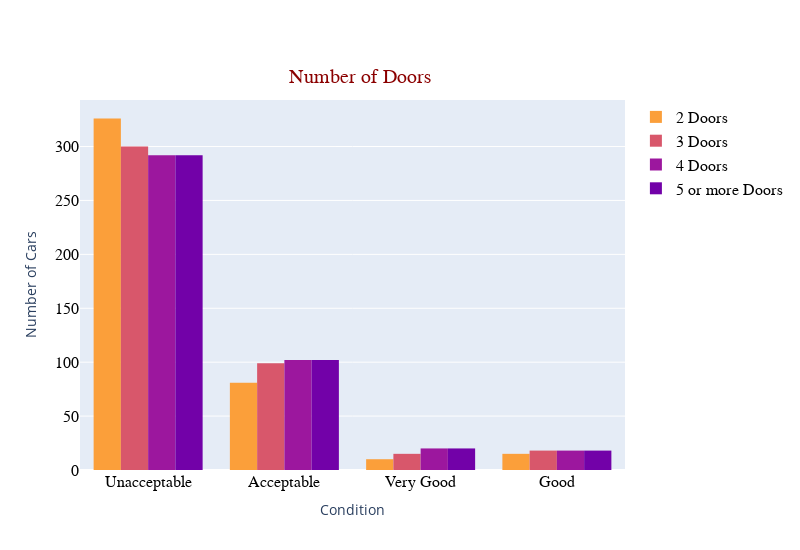

This figure's notebook cell:
### Code cell
fg = go.Figure(layout=go.Layout(height=550, width=800))

fg.add_trace(go.Histogram(x=car_df.loc[car_df.NumDoors=="2", "Class"],
                           name = "2 Doors",
                           marker=dict(color="#fb9f3a")))
fg.add_trace(go.Histogram(x=car_df.loc[car_df.NumDoors=="3", "Class"],
                           name = "3 Doors",
                           marker=dict(color="#d8576b")))
fg.add_trace(go.Histogram(x=car_df.loc[car_df.NumDoors=="4", "Class"],
                           name = "4 Doors",
                           marker=dict(color="#9c179e")))
fg.add_trace(go.Histogram(x=car_df.loc[car_df.NumDoors=="5more", "Class"],
                           name = "5 or more Doors",
                           marker=dict(color="#7201a8")))

fg.update_xaxes(title_text="Condition", 
                 showticklabels=True, 
                 tickmode="array",
                 tickvals=["unacc", "acc", "good", "vgood"],
                 ticktext=["Unacceptable", "Acceptable", "Good", "Very Good"],
                 tickfont=dict(family="Arial", size=16, color="black"))

fg.update_yaxes(title_text="Number of Cars", tickfont=dict(family="Arial", size=16, color="black"))

fg.update_layout(legend = dict(font = dict(family = "Arial", size = 16, color="black")),
                 title_text = 'Number of Doors',
                 title_font = dict(size=20, family='Arial', color='darkred'),
                 title_x=0.45,
                 title_y=0.875)

fg.show()

### Figure 1 — Plotly figure (JSON) as saved in the notebook; plotly's stock layout.template omitted (floating-point values rounded to 4 significant figures; data arrays with more than 128 entries replaced by an {"elided": "..."} marker saying what was removed)
{"data": [{"marker": {"color": "#fb9f3a"}, "name": "2 Doors", "type": "histogram", "x": {"elided": "432 str values"}}, {"marker": {"color": "#d8576b"}, "name": "3 Doors", "type": "histogram", "x": {"elided": "432 str values"}}, {"marker": {"color": "#9c179e"}, "name": "4 Doors", "type": "histogram", "x": {"elided": "432 str values"}}, {"marker": {"color": "#7201a8"}, "name": "5 or more Doors", "type": "histogram", "x": {"elided": "432 str values"}}], "layout": {"height": 550, "legend": {"font": {"color": "black", "family": "Arial", "size": 16}}, "title": {"font": {"color": "darkred", "family": "Arial", "size": 20}, "text": "Number of Doors", "x": 0.45, "y": 0.875}, "width": 800, "xaxis": {"autorange": true, "range": [-0.5, 3.5], "showticklabels": true, "tickfont": {"color": "black", "family": "Arial", "size": 16}, "tickmode": "array", "ticktext": ["Unacceptable", "Acceptable", "Good", "Very Good"], "tickvals": ["unacc", "acc", "good", "vgood"], "title": {"text": "Condition"}, "type": "category"}, "yaxis": {"autorange": true, "range": [0, 343.2], "tickfont": {"color": "black", "family": "Arial", "size": 16}, "title": {"text": "Number of Cars"}}}}
